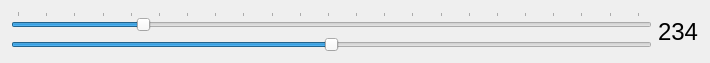
<?xml version="1.0" encoding="UTF-8"?>
<ui version="4.0">
 <class>panControlWidget</class>
 <widget class="QWidget" name="panControlWidget">
  <property name="enabled">
   <bool>true</bool>
  </property>
  <property name="geometry">
   <rect>
    <x>0</x>
    <y>0</y>
    <width>710</width>
    <height>61</height>
   </rect>
  </property>
  <property name="windowTitle">
   <string>Form</string>
  </property>
  <layout class="QHBoxLayout" name="horizontalLayout">
   <item>
    <layout class="QVBoxLayout" name="verticalLayout">
     <item>
      <widget class="bSlider" name="positionSlider">
       <property name="maximum">
        <number>1000</number>
       </property>
       <property name="value">
        <number>200</number>
       </property>
       <property name="orientation">
        <enum>Qt::Horizontal</enum>
       </property>
       <property name="invertedAppearance">
        <bool>false</bool>
       </property>
       <property name="invertedControls">
        <bool>false</bool>
       </property>
       <property name="tickPosition">
        <enum>QSlider::TicksAbove</enum>
       </property>
       <property name="tickInterval">
        <number>45</number>
       </property>
      </widget>
     </item>
     <item>
      <widget class="bSlider" name="speedSlider">
       <property name="minimum">
        <number>-100</number>
       </property>
       <property name="maximum">
        <number>100</number>
       </property>
       <property name="orientation">
        <enum>Qt::Horizontal</enum>
       </property>
      </widget>
     </item>
    </layout>
   </item>
   <item>
    <widget class="QLabel" name="coordLabel">
     <property name="font">
      <font>
       <family>Helvetica</family>
       <pointsize>18</pointsize>
      </font>
     </property>
     <property name="text">
      <string>234</string>
     </property>
    </widget>
   </item>
  </layout>
 </widget>
 <customwidgets>
  <customwidget>
   <class>bSlider</class>
   <extends>QSlider</extends>
   <header location="global">bslider.h</header>
  </customwidget>
 </customwidgets>
 <resources/>
 <connections/>
 <designerdata>
  <property name="gridDeltaX">
   <number>10</number>
  </property>
  <property name="gridDeltaY">
   <number>10</number>
  </property>
  <property name="gridSnapX">
   <bool>false</bool>
  </property>
  <property name="gridSnapY">
   <bool>false</bool>
  </property>
  <property name="gridVisible">
   <bool>false</bool>
  </property>
 </designerdata>
</ui>
